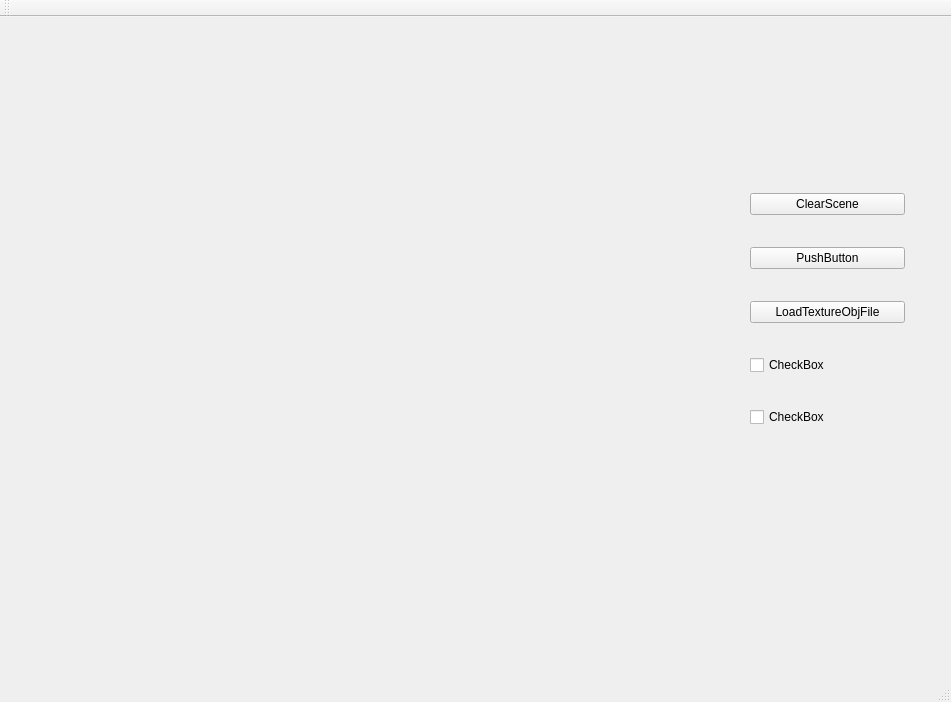
<?xml version="1.0" encoding="UTF-8"?>
<ui version="4.0">
 <class>MainWindow</class>
 <widget class="QMainWindow" name="MainWindow">
  <property name="geometry">
   <rect>
    <x>0</x>
    <y>0</y>
    <width>951</width>
    <height>702</height>
   </rect>
  </property>
  <property name="windowTitle">
   <string>MainWindow</string>
  </property>
  <widget class="QWidget" name="centralwidget">
   <widget class="QWidget" name="verticalLayoutWidget_2">
    <property name="geometry">
     <rect>
      <x>750</x>
      <y>150</y>
      <width>155</width>
      <height>291</height>
     </rect>
    </property>
    <layout class="QVBoxLayout" name="verticalLayout_2">
     <item>
      <widget class="QPushButton" name="pushButton_2">
       <property name="text">
        <string>ClearScene</string>
       </property>
      </widget>
     </item>
     <item>
      <widget class="QPushButton" name="pushButton_3">
       <property name="text">
        <string>PushButton</string>
       </property>
      </widget>
     </item>
     <item>
      <widget class="QPushButton" name="pushButton">
       <property name="text">
        <string>LoadTextureObjFile</string>
       </property>
      </widget>
     </item>
     <item>
      <widget class="QCheckBox" name="checkBox">
       <property name="text">
        <string>CheckBox</string>
       </property>
      </widget>
     </item>
     <item>
      <widget class="QCheckBox" name="checkBox_2">
       <property name="text">
        <string>CheckBox</string>
       </property>
      </widget>
     </item>
    </layout>
   </widget>
   <widget class="QWidget" name="verticalLayoutWidget">
    <property name="geometry">
     <rect>
      <x>0</x>
      <y>0</y>
      <width>731</width>
      <height>631</height>
     </rect>
    </property>
    <layout class="QVBoxLayout" name="verticalLayout"/>
   </widget>
  </widget>
  <widget class="QMenuBar" name="menuBar">
   <property name="geometry">
    <rect>
     <x>0</x>
     <y>0</y>
     <width>951</width>
     <height>29</height>
    </rect>
   </property>
  </widget>
  <widget class="QStatusBar" name="statusbar"/>
  <widget class="QToolBar" name="mainToolBar">
   <property name="windowTitle">
    <string>toolBar</string>
   </property>
   <attribute name="toolBarArea">
    <enum>TopToolBarArea</enum>
   </attribute>
   <attribute name="toolBarBreak">
    <bool>false</bool>
   </attribute>
  </widget>
 </widget>
 <resources/>
 <connections/>
</ui>
